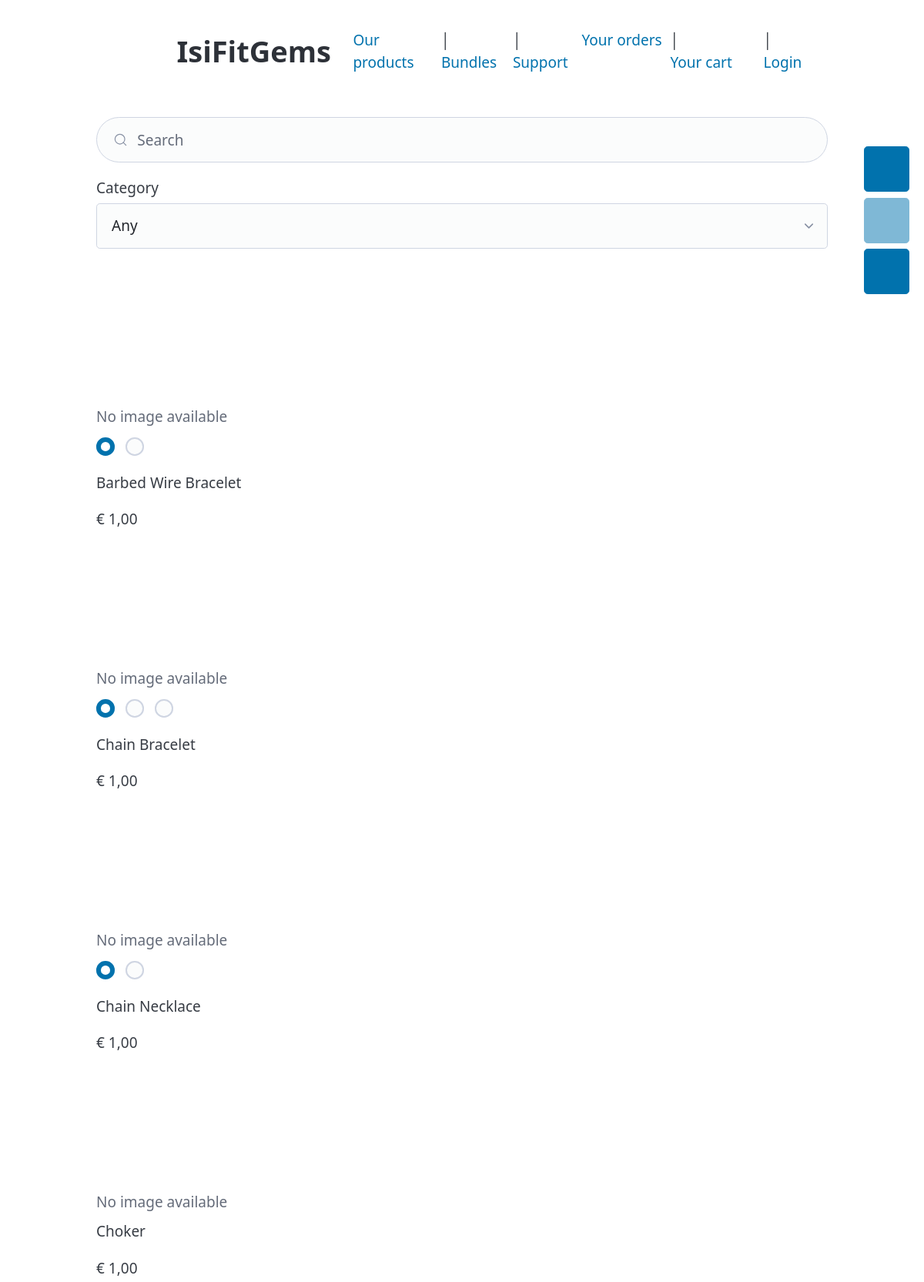
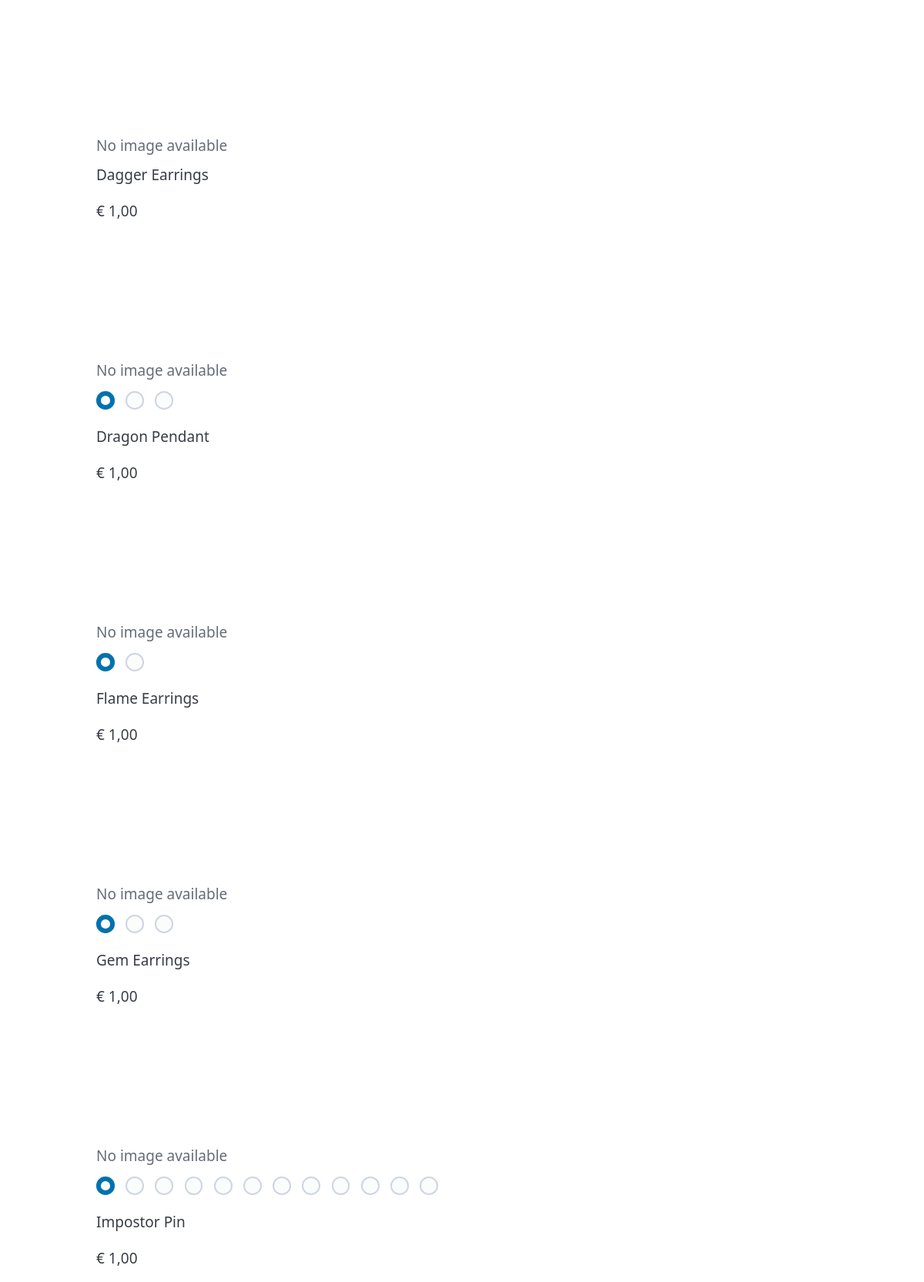
The app's page /shop/index.php (upper part) with its own data (2 pictures, top to bottom).
### tables this page shows
create table product_variant (
    base varchar(255),
    code_suffix varchar(255),
    ordinal smallint not null,
    display_name varchar(255) not null,
    color char(6) not null,
    price_override decimal(10, 2) null,
    constraint primary key (base, code_suffix),
    constraint foreign key (base) references product_base(code_name) on update cascade on delete cascade
);

create table product_base (
    code_name varchar(255),
    category varchar(255) null,
    display_name varchar(255) not null,
    short_description varchar(255) not null,
    price_base decimal(10, 2),
    standalone boolean not null,
    constraint primary key (code_name),
    constraint foreign key (category) references category(code_name) on update cascade on delete set null
);

### shop/index.php (called while the page is built, shortened)
<?php
require_once '../components/base.php';
?>

### util/db.php (called while the page is built)
<?php
require_once __DIR__ . "/../classes/Database.php";
if (SETTINGS['hosted-locally']) {
    $servername = 'localhost';
    $username = 'root';
    $password = '';
    $dbname = 'isifitgems';
} else {
}
$database = new Database($servername, $username, $password, $dbname);

### classes/Database.php (called while the page is built, shortened)
<?php
class Database {
    private $db;
    public function __construct(string $host, string $username, string $password, string $dbname) {
        $this->db = new mysqli($host, $username, $password, $dbname);
    }
    public function find(string $table, array $custom_columns = [], array $joins = [], array $filters = [], array $options = []): array {
        $sql = sprintf(
            "SELECT %s * %s FROM %s %s %s %s %s %s",
            $options['distinct'] ?? false ? 'DISTINCT' : '',
            $this->build_custom_columns($custom_columns),
            $table,
            $this->build_join_clause($joins),
            $this->build_where_clause($filters),
            $this->build_group_by_clause($options['group_by'] ?? ''),
            $this->build_order_by_clause($options['order_by'] ?? []),
            isset($options['limit']) ? 'LIMIT ' . intval($options['limit']) : '',
            isset($options['offset']) ? 'OFFSET ' . intval($options['offset']) : ''
        );
        $stmt = $this->prepare_statement($sql, $filters);
        $stmt->execute();
        $results = $stmt->get_result();
        return $this->alias_duplicate_columns($results);
    }
    private function alias_duplicate_columns(object $results): array {
        $has_dupes = [];
        $fields = [];
        while ($field = $results->fetch_field()) {
            $field_name = $field->name;
            if (!array_key_exists($field_name, $has_dupes)) {
                $has_dupes[$field_name] = false;
            } else {
                $has_dupes[$field_name] = true;
            }
            $fields[] = $field;
        }
        $aliased_names = [];
        foreach ($fields as $field) {
            $field_name = $field->name;
            $field_table = $field->table;
            if ($has_dupes[$field_name]) {
                $aliased_names[] = "$field_table.$field_name";
            } else {
                $aliased_names[] = $field_name;
            }
        }
        $parsed_results = [];
        while ($row = $results->fetch_row()) {
            $aliased_row = [];
            foreach ($row as $index => $value) {
                $aliased_row[$aliased_names[$index]] = $value;
            }
            $parsed_results[] = $aliased_row;
        }
        return $parsed_results;
    }
    private function build_custom_columns(array $custom_columns): string {
        if (empty($custom_columns)) {
            return '';
        }
        $custom_select = [];
        return ', ' . implode(', ', $custom_select);
    }
    private function build_where_clause(array $filters): string {
        if (empty($filters)) {
            return '';
        }
        $conditions = [];
        foreach ($filters as $key => $value) {
            if (is_array($value)) {
                $placeholders = implode(', ', array_fill(0, count($value), '?'));
                $conditions[] = "$key IN ($placeholders)";
            } else if (is_string($value)) {
                if (strpos($value, '%') !== false) {
                    $conditions[] = "$key LIKE ?";
                } else {
                    $conditions[] = "$key = ?";
                }
            } else {
                if (preg_match('/^(>|\<|!=)$/', $value)) {
                    $operator = substr($value, 0, 2);
                    $conditions[] = "$key $operator ?";
                } else {
                    $conditions[] = "$key = ?";
                }
            }
        }
        return 'WHERE ' . implode(' AND ', $conditions);
    }
    private function build_join_clause(array $joins): string {
        if (empty($joins)) {
            return '';
        }
        return implode(' ', array_map(function ($join) {
            $type = strtoupper($join['type'] ?? 'INNER');
            $table = $join['table'];
            if (isset($join['using'])) {
                return "$type JOIN $table USING ({$join['using']})";
            } else if (isset($join['on'])) {
                return "$type JOIN $table ON {$join['on']}";
            }
            die('Join must specify either \'on\' or \'using\'.');
        }, $joins));
    }
    private function build_group_by_clause(string $group_by): string {
        if (empty($group_by)) {
            return '';
        }
        return 'GROUP BY ' . $group_by;
    }
    private function build_order_by_clause(array $order_by): string {
        if (empty($order_by)) {
            return '';
        }
        return 'ORDER BY ' . implode(', ', array_map(fn($col, $dir) => "$col " . strtoupper($dir), array_keys($order_by), $order_by));
    }
    private function prepare_statement(string $sql, array $params): object {
        $stmt = $this->db->prepare($sql);
        if (!empty($params)) {
            $getType = function($param) {
                if (is_array($param)) {
                    return implode('', array_map(function($p) {
                        return is_int($p) ? 'i' : (is_float($p) ? 'd' : 's');
                    }, $param));
                }
                return is_int($param) ? 'i' : (is_float($param) ? 'd' : 's');
            };
            $types = implode('', array_map($getType, $params));
            $values = [];
            array_walk_recursive($params, function($v) use (&$values) { $values[] = $v; });
            $stmt->bind_param($types, ...$values);
        }
        return $stmt;
    }
}
?>

### classes/Product.php (called while the page is built, shortened)
<?php
require_once __DIR__ . "/../util/db.php";
require_once __DIR__ . "/ProductBase.php";
class Product {
    public function __construct(ProductBase $base, ?ProductVariant $variant = null) {
        $this->base = $base;
    }
    public static function from(string $base_code_name, ?string $variant_code_suffix = null): Product {
        return new Product(new ProductBase($base_code_name), $variant_code_suffix === null ? null : new ProductVariant($variant_code_suffix));
    }
    public static function fetch_products(?string $search = null, ?string $category = null): array {
        global $database;
        $filters = ['standalone' => true];
        $products_result = $database->find(
            table: 'product_base',
            joins: [
                [
                    'type' => 'INNER',
                    'table' => 'price_range',
                    'on' => 'price_range.base = code_name',
                ],
                [
                    'type' => 'LEFT',
                    'table' => 'product_variant',
                    'on' => 'product_variant.base = code_name',
                ]
            ],
            filters: $filters,
            options: ['order_by' => ['code_name' => 'ASC', 'ordinal' => 'ASC']]
        );
        $products = [];
        foreach ($products_result as $products_row) {
            if (!array_key_exists($products_row['code_name'], $products)) {
                $product = $products[$products_row['code_name']] = Product::from($products_row['code_name'], $products_row['code_suffix']);
                $product->base->display_name = $products_row['product_base.display_name'];
                $product->base->price_min = $products_row['min_price'];
            } else {
                $product = $products[$products_row['code_name']];
                $variant_product = new Product($product->base, new ProductVariant($products_row['code_suffix']));
            }
            if (!$products_row['code_suffix']) {
                continue;
            }
        }
        return $products;
    }
}
?>

### classes/ProductBase.php (called while the page is built, shortened)
<?php
class ProductBase {
    public function __construct(string $code_name) {
        $this->code_name = $code_name;
    }
}
?>

### util/format.php (called while the page is built)
<?php
function format_price(float $price, bool $include_euro_symbol = true) : string {
    return ($include_euro_symbol ? '&euro; ' : '') . number_format($price, 2, decimal_separator: ",", thousands_separator: ".");
}
function format_price_range(ProductBase $product) : string {
    return (
        $product->price_max == $product->price_min
        ? format_price($product->price_min)
        : format_price($product->price_min) . ' - ' . format_price($product->price_max)
    );
}
function format_product_code(ProductBase $product) : string {
    return str_replace('_', '-', $product->code_name);
}
?>

### shop/products.php (the view, shortened to what this page needs)
<?php
require_once '../classes/Category.php';
require_once '../classes/Product.php';
require_once '../util/format.php';
$products = Product::fetch_products($_GET['search'] ?? null, $_GET['category'] ?? null);
?>
        <main>
            <fieldset>
                <input type="search" name="search" placeholder="Search"<?php if (isset($_GET['search'])): ?> value="<?= $_GET['search'] ?>"<?php endif ?>>
                <label>
                    Category
                    <select name="category">
                        <option value=""<?php if (!isset($_GET['category'])): ?> selected="selected"<?php endif ?>>Any</option>
                    </select>
                </label>
            </fieldset>
<?php if (empty($products)): ?>
            <p>No results</p>
<?php else: ?>
            <ul>
<?php foreach ($products as $product): ?>
                <li data-product="<?= $product->base->code_name ?>" data-link="product?<?= $product->to_url_params() ?>" tabindex="0">
<?php if ($product->thumbnail() !== null): ?>
                    <img src="<?= $product->thumbnail()->file ?>" loading="lazy" alt="<?= $product->thumbnail()->alt_text ?>">
<?php else: ?>
                    <figure>
                        <svg xmlns="http://www.w3.org/2000/svg" version="1.1" aria-label="">
                            <use href="assets/nothing.svg#nothing"></use>
                        </svg>
                        <figcaption>No image available</figcaption>
                    </figure>
<?php endif ?>
<?php if (!empty($product->base->variants)): ?>
                    <fieldset>
<?php foreach ($product->base->variants as $variant): ?>
                        <input type="radio" name="<?= format_product_code($product->base) ?>-variant" <?= $variant->to_radio_attributes(selected_suffix: $product->base->variants[0]->variant->code_suffix) ?>>
<?php endforeach ?>
                    </fieldset>
<?php endif ?>
                    <p><?= $product->base->display_name ?></p>
                    <p><?= format_price_range($product->base) ?></p>
                </li>
<?php endforeach ?>
            </ul>
<?php endif ?>
        </main>

### records on screen
product_variant: code_suffix "No image available", display_name "Barbed Wire Bracelet", base "€ 1,00"
product_variant: code_suffix "No image available", display_name "Chain Bracelet", base "€ 1,00"
product_variant: code_suffix "No image available", display_name "Chain Necklace", base "€ 1,00"
product_base: shows "No image available", display_name "Choker", standalone "€ 1,00"
product_base: shows "No image available", display_name "Dagger Earrings", standalone "€ 1,00"
product_variant: code_suffix "No image available", display_name "Dragon Pendant", base "€ 1,00"
product_variant: code_suffix "No image available", display_name "Flame Earrings", base "€ 1,00"
product_variant: display_name "Gem Earrings", base "€ 1,00"
product_variant: display_name "Impostor Pin", base "€ 1,00"
